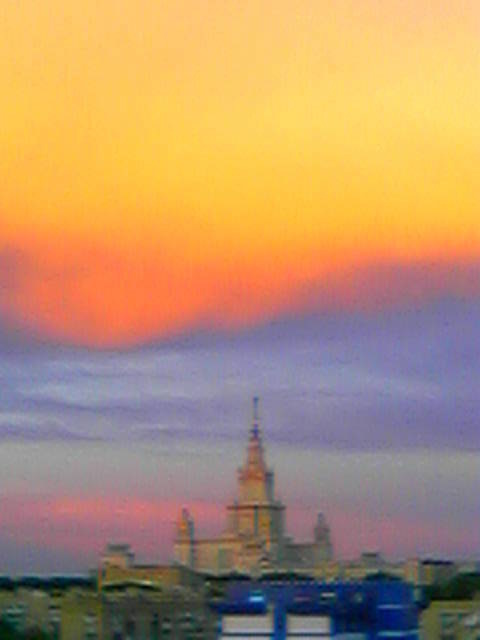
#> input picture labs/task1/image.jpg, 480 x 640 px
$ jupyter execute iz1.ipynb
#> lines starting #> are read from the running program, lines starting #| are printed output that depends on the picture; after the words box and inside, x2 and y2 are one past the last pixel; in counts of white or black regions, pixels touching at a corner belong together
[cell 1]
import cv2
import numpy as np
import matplotlib.pyplot as plt
import os

# Индивидуальное задание №1

## Задание 1
Сделать изображение на телефон или фотоаппарат. Из-за неидеальности цифровой техники, на нём получатся искажения.

[cell 2]
image = cv2.imread('image.jpg')
#> image is the input picture: shape (640, 480, 3); mean B, G, R 110.1, 147, 183.7
image_rgb = cv2.cvtColor(image, cv2.COLOR_BGR2RGB)

[cell 3]
plt.figure(figsize=(10, 8))
plt.imshow(image_rgb)
plt.title('Изначальное изображение')
plt.axis('off')
plt.show()

## Задание 2
Попытаться улучшить полученное изображение с помощью изученных методов. В отчёте пояснить, почему выбрали именно эти методы.

### Выбор методов для улучшения изображения:
Задачи обработки изображений часто сталкиваются со специфическими проблемами цифровых камер (телефонов): цветовой шум, малая контрастность, отсутствие резкости из-за неидеальной оптики.

1. **Билатеральный фильтр (Bilateral Filter)**:
Используется для подавления цифрового шума (шум матрицы при слабом или искусственном освещении). В отличие от медианного или гауссова размытия, билатеральный фильтр сохраняет жесткие границы объектов, размывая только однородные области. Это позволяет сделать изображение чище без потери общей резкости.

2. **Эквализация гистограммы в пространстве LAB (через алгоритм CLAHE)**:
Этот метод повышает контрастность изображения, компенсируя неидеальную экспозицию. Метод устраняет недоэкспонированные и пересвеченные участки, работая с контрастностью на уровне малых блоков (tiles), что избегает проблем глобальной эквализации гистограммы (избыточной яркости и пересветов). Переход в пространство LAB необходим, чтобы применять CLAHE только к яркостному каналу L, не искажая исходный цветовой баланс (каналы a и b).

3. **Увеличение резкости (Unsharp Masking)**:
Неидеальная оптика дает общий эффект замыливания, особенно после применения первого шага. Метод Unsharp Mask находит мелкие детали (через вычисление разницы между исходным изображением и размытым фильтром Гаусса) и добавляет их обратно, усиливая резкость границ.

[cell 4]
filtered_image = cv2.bilateralFilter(image_rgb, d=9, sigmaColor=75, sigmaSpace=75)
lab = cv2.cvtColor(filtered_image, cv2.COLOR_RGB2LAB)
#> lab: shape (640, 480, 3); mean of channels 0, 1, 2 162.1, 139.1, 151.2
l, a, b = cv2.split(lab)
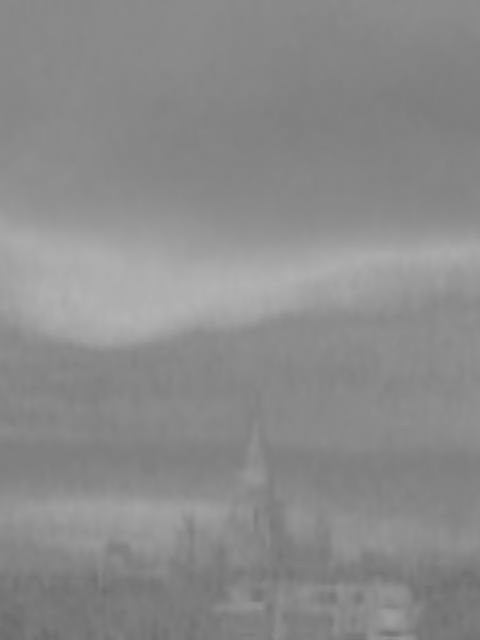
#> a: shape (640, 480); min 107, max 179, mean 139.1
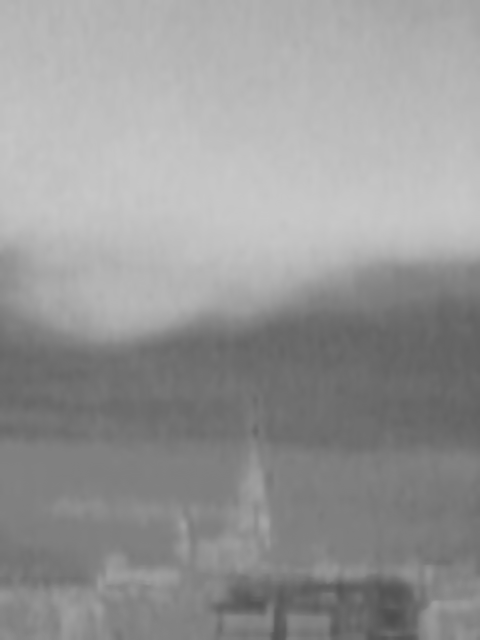
#> b: shape (640, 480); min 77, max 200, mean 151.2
clahe = cv2.createCLAHE(clipLimit=2.0, tileGridSize=(8, 8))
cl = clahe.apply(l)
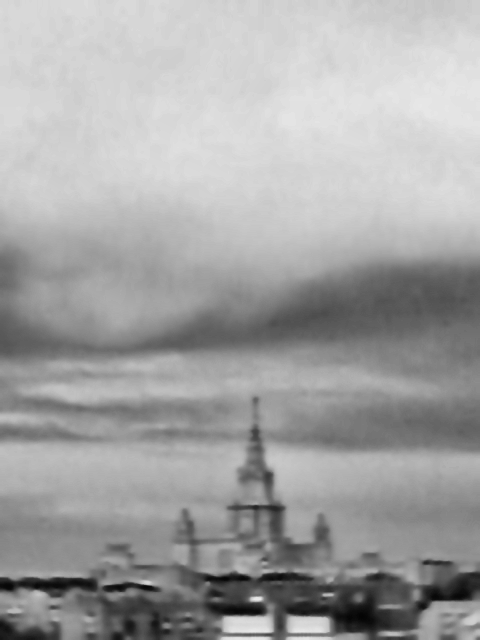
#> cl: shape (640, 480); min 4, max 233, mean 163.8
limg = cv2.merge((cl, a, b))
#> limg: shape (640, 480, 3); mean of channels 0, 1, 2 163.8, 139.1, 151.2
enhanced_image = cv2.cvtColor(limg, cv2.COLOR_LAB2RGB)
gaussian_blur = cv2.GaussianBlur(enhanced_image, (9, 9), 10.0)
sharpened_image = cv2.addWeighted(enhanced_image, 1.5, gaussian_blur, -0.5, 0)

[cell 5]
plt.figure(figsize=(15, 10))
plt.subplot(1, 2, 1)
plt.imshow(image_rgb)
plt.title('Исходное изображение')
plt.axis('off')

plt.subplot(1, 2, 2)
plt.imshow(sharpened_image)
plt.title('Улучшенное изображение')
plt.axis('off')
plt.show()

## Задание 3
Выбрать изображение для сегментации. Провести предварительную обработку и сегментацию изображения методом водоразделов.

### Алгоритм водоразделов:

Для сегментации используется алгоритм водоразделов, но чтобы он не создавал слишком много сегментов (oversplitting) из-за шума, важна предобработка изображения:
1. Перевод в градации серого - необходимо для пороговой обработки.
2. Бинаризация Оцу позволяет автоматически найти лучший порог для разделения объектов изображения и фона.
3. Морфологические операции (Opening) сглаживают границы и удаляют случайные белые мелкие точки (ложные объекты).
4. Расширение (Dilation) формирует уверенный задний план (sure background) за счет разрастания объектов.
5. Трансформация расстояний (Distance Transform) позволяет найти "уверенный передний план" (sure foreground). Он указывает пиксели, которые гарантированно принадлежат самим объектам.
6. Вычитание уверенного переднего плана из заднего дает "неизвестную область" (границы).
7. Задаются маркеры, и запускается алгоритм водораздела (`cv2.watershed`), который аккуратно распределяет неизвестную область по сегментам. В итоге мы получаем чёткие границы объектов, выделенные красным цветом.

[cell 6]
img_seg = cv2.imread('image.jpg')
gray = cv2.cvtColor(img_seg, cv2.COLOR_BGR2GRAY)
ret, thresh = cv2.threshold(gray, 0, 255, cv2.THRESH_BINARY_INV + cv2.THRESH_OTSU)
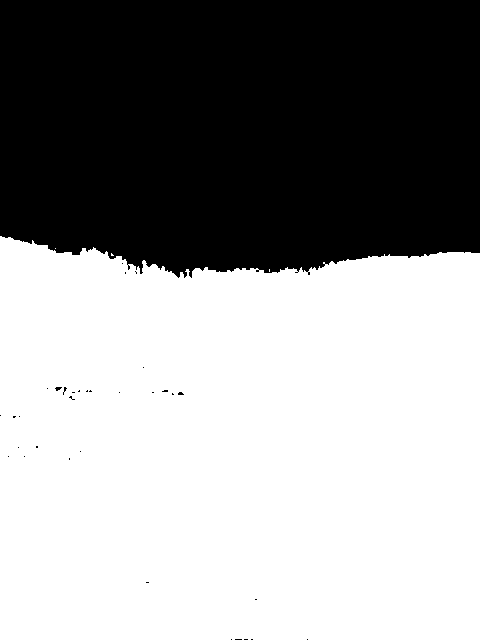
#> thresh: shape (640, 480); 59.4% white; 34 black regions (33 under 20 px), largest, box (x1, y1, x2, y2) and area: (0, 0, 480, 278) 124657
#> ret = 161
kernel = np.ones((3,3), np.uint8)
opening = cv2.morphologyEx(thresh, cv2.MORPH_OPEN, kernel, iterations=2)
#> opening: shape (640, 480); 59.3% white; 25 black regions (21 under 20 px), largest, box (x1, y1, x2, y2) and area: (0, 0, 480, 278) 124966, (55, 387, 67, 395) 42, (231, 639, 253, 640) 22, (172, 392, 184, 395) 21
sure_bg = cv2.dilate(opening, kernel, iterations=3)
#> sure_bg: shape (640, 480); 59.9% white; 1 black region, box (x1, y1, x2, y2) and area: (0, 0, 480, 274) 123104
dist_transform = cv2.distanceTransform(opening, cv2.DIST_L2, 5)
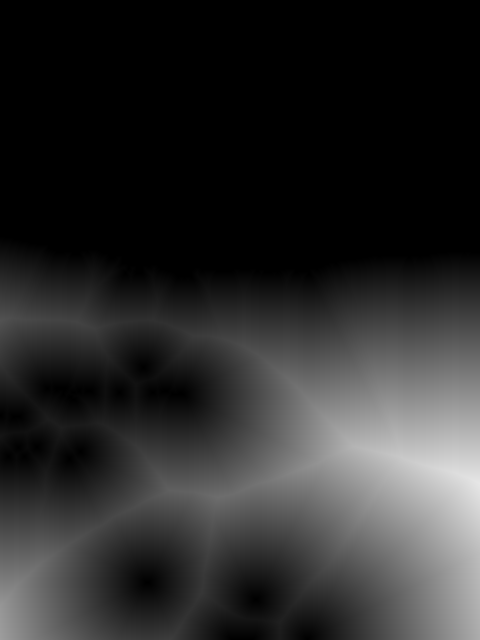
#> dist_transform: shape (640, 480) float32; min 0, max 231, mean 43.5
ret, sure_fg = cv2.threshold(dist_transform, 0.7 * dist_transform.max(), 255, 0)
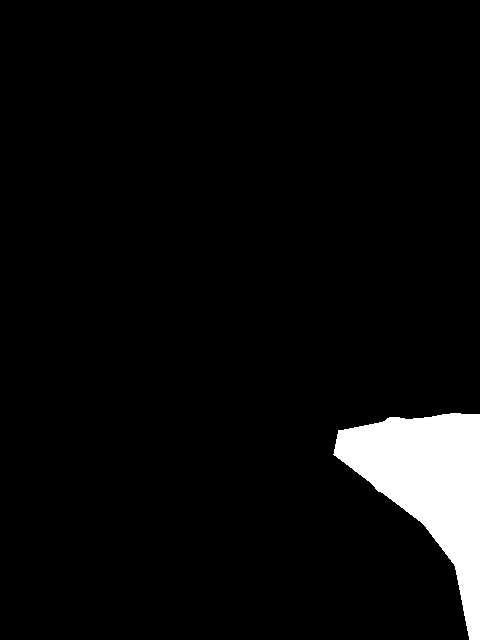
#> sure_fg: shape (640, 480) float32; 5% white; 1 white region, box (x1, y1, x2, y2) and area: (333, 413, 480, 640) 15218
#> ret = 161.7
sure_fg = np.uint8(sure_fg)
unknown = cv2.subtract(sure_bg, sure_fg)
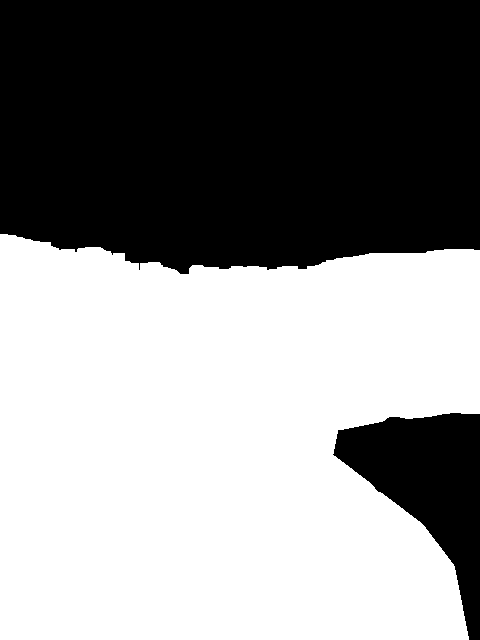
#> unknown: shape (640, 480); 55% white; 2 black regions, box (x1, y1, x2, y2) and area: (0, 0, 480, 274) 123104, (333, 413, 480, 640) 15218
ret, markers = cv2.connectedComponents(sure_fg)
#> ret = 2
markers = markers + 1
markers[unknown == 255] = 0
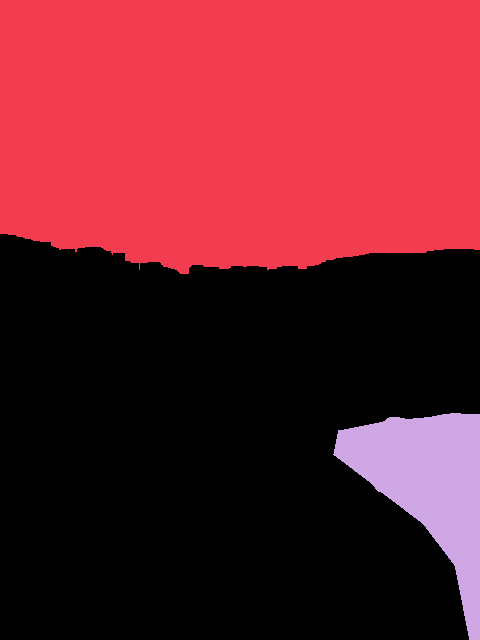
#> markers: shape (640, 480) int32; 3 distinct labels, from 0 to 2; one colour per label, 0 black
markers = cv2.watershed(img_seg, markers)
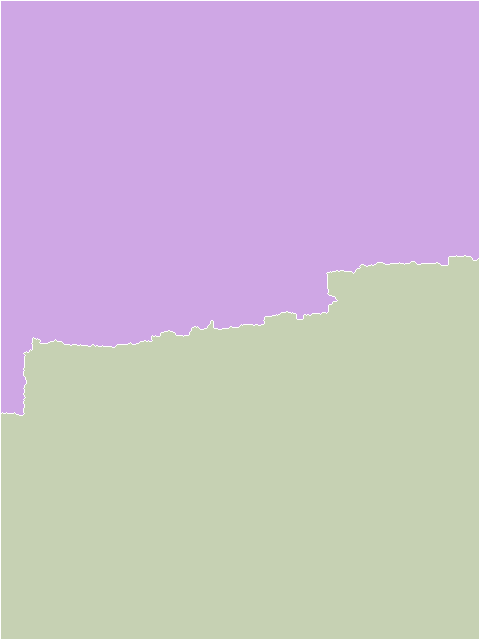
#> markers: shape (640, 480) int32; 3 distinct labels, from -1 to 2; one colour per label, 0 black, -1 white
img_seg[markers == -1] = [255, 0, 0]
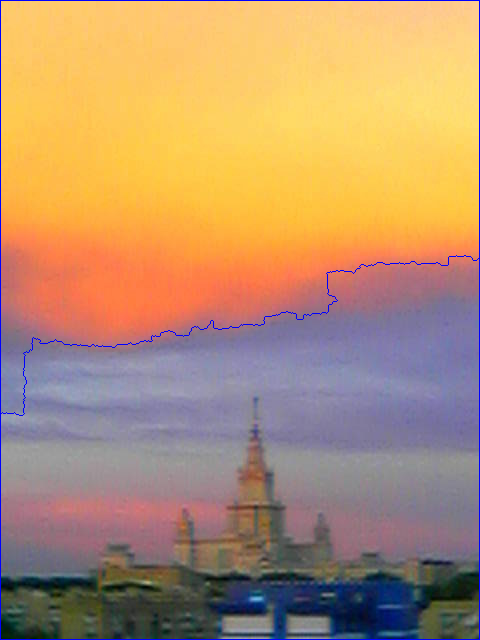
#> img_seg: shape (640, 480, 3); 0.94% of pixels changed, all inside (x1, y1, x2, y2) = (0, 0, 480, 640)
img_seg_rgb = cv2.cvtColor(img_seg, cv2.COLOR_BGR2RGB)
